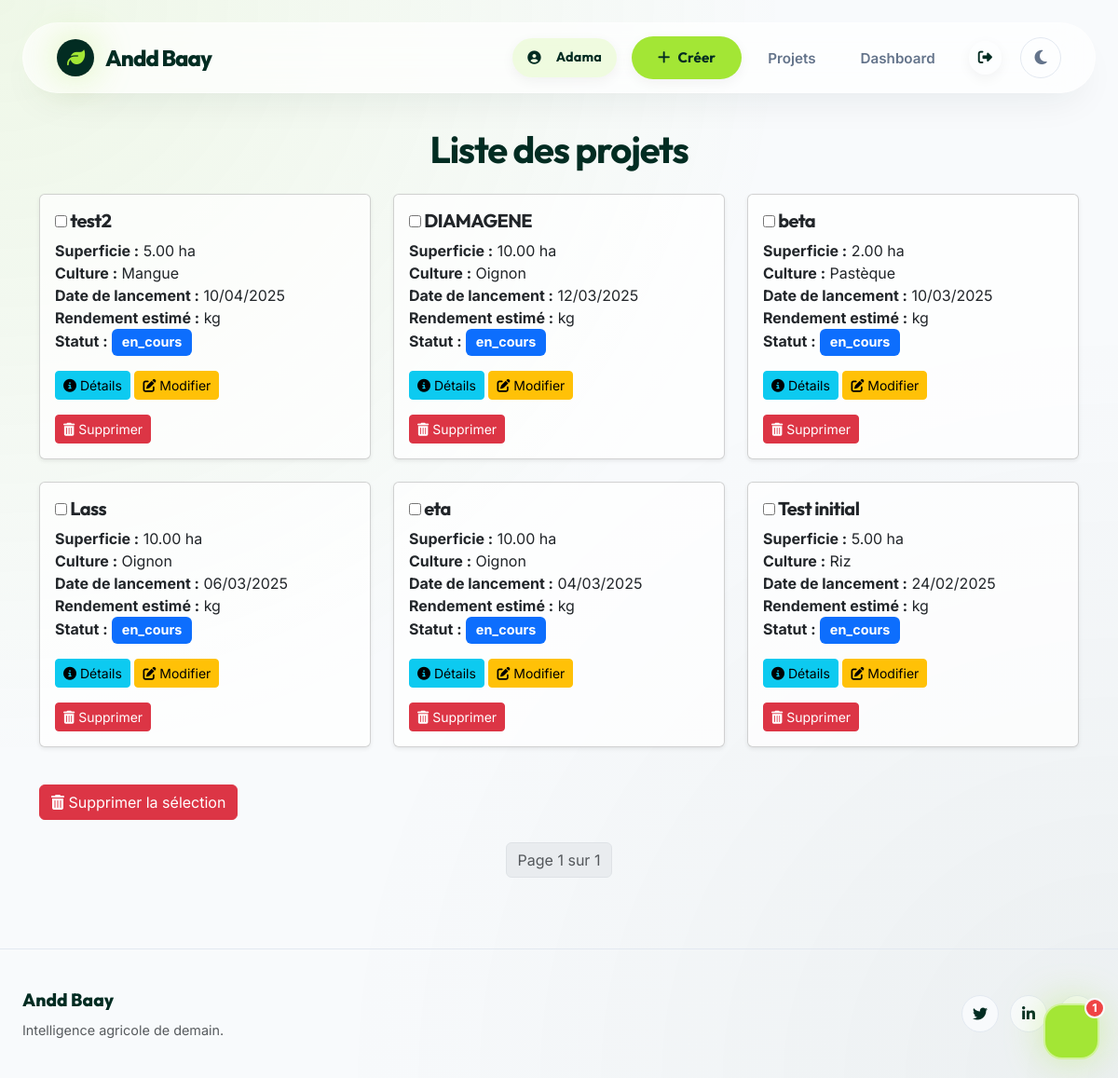
/liste-projets/ (signed in), run on the app's committed database.
### baay/models.py (models this page shows, shortened)
class Projet(models.Model):
    STATUT_CHOICES = [
        ('en_cours', 'En cours'),
        ('en_pause', 'En pause'),
        ('fini', 'Fini'),
    ]
    id = models.UUIDField(primary_key=True, default=uuid.uuid4, editable=False)
    nom = models.CharField(max_length=200)
    statut = models.CharField(max_length=20, choices=STATUT_CHOICES, default='en_cours')
    utilisateur = models.ForeignKey(Profile, on_delete=models.CASCADE)
    culture = models.ForeignKey(ProduitAgricole, on_delete=models.CASCADE)
    localite = models.ForeignKey(Localite, on_delete=models.CASCADE)
    superficie = models.DecimalField(max_digits=10, decimal_places=2)
    date_lancement = models.DateField()
    rendement_estime = models.DecimalField(max_digits=10, decimal_places=2, null=True, blank=True)

class ProduitAgricole(models.Model):
    STATUTS = [
        ('En croissance', 'En croissance'),
        ('Récolté', 'Récolté'),
        ('Problème', 'Problème'),
        ('Autre', 'Autre'),
    ]
    id = models.UUIDField(primary_key=True, default=uuid.uuid4, editable=False)
    nom = models.CharField(max_length=100, unique=True)
    description = models.TextField(blank=True, null=True)
    saison = models.CharField(max_length=50, blank=True, null=True)
    prix_par_kg = models.DecimalField(max_digits=10, decimal_places=2, blank=True, null=True)
    apport_nutritionnel = models.TextField(blank=True, null=True)
    quantite_disponible = models.DecimalField(max_digits=10, decimal_places=2, blank=True, null=True)
    periode_recolte = models.CharField(max_length=100, blank=True, null=True)
    duree_avant_recolte = models.IntegerField(blank=True, null=True)
    rendement_moyen = models.DecimalField(max_digits=10, decimal_places=2, blank=True, null=True)
    etat = models.CharField(max_length=100, choices= STATUTS, default='En croissance')

### baay/views.py (the view)
# urls.py: path('liste-projets/', views.liste_projets, name='liste_projets'),
@login_required
def liste_projets(request):
    projets_list = Projet.objects.filter(utilisateur=request.user.profile).order_by('-date_lancement')  # Ordonner par date de lancement
    paginator = Paginator(projets_list, 10)  # Affichez 10 projets par page
    page_number = request.GET.get('page')
    projets = paginator.get_page(page_number)
    return render(request, 'projets/liste_projets.html', {'projets': projets})

### templates/projets/liste_projets.html (shortened to what this page needs)
{% extends 'base.html' %}
{% block content %}
<div class="container animate__animated animate__fadeIn">
    <h1 class="text-center mb-4" style="border-radius: 15px;">Liste des projets</h1>
    <form id="delete-form" method="POST" action="{% url 'supprimer_projets' %}">
        <div class="row">
            {% for projet in projets %}
            <div class="col-md-4 mb-4">
                <div class="card h-100 shadow-sm animate__animated animate__fadeInUp">
                    <div class="card-body">
                        <h5 class="card-title">
                            <input type="checkbox" height="50px" width="50px" name="projets" value="{{ projet.id }}"> {{ projet.nom }}
                        </h5>
                        <p class="card-text">
                            <strong>Superficie :</strong> {{ projet.superficie }} ha<br>
                            <strong>Culture :</strong> {{ projet.culture.nom }}<br>
                            <strong>Date de lancement :</strong> {{ projet.date_lancement|date:"d/m/Y" }}<br>
                            <strong>Rendement estimé :</strong> {{ PredictionRendement.rendement_estime }} kg<br>
                            <strong>Statut :</strong>
                            <span class="badge
                                {% if projet.statut == 'en_cours' %}bg-primary
                                {% elif projet.statut == 'fini' %}bg-success
                                {% elif projet.statut == 'en_pause' %}bg-warning
                                {% else %}bg-secondary
                                {% endif %}">
                                {{ projet.statut }}
                            </span>
                        </p>
                        <a href="{% url 'detail_projet' projet.id %}" class="btn btn-info btn-sm">
                            <i class="fas fa-info-circle"></i> Détails
                        </a>
                        <a href="{% url 'modifier_projet' projet.id %}" class="btn btn-warning btn-sm">
                            <i class="fas fa-edit"></i> Modifier
                        </a>
                        <a href="{% url 'supprimer_projet' projet.id %}" class="btn btn-danger btn-sm" onclick="return confirm('Confirmer la suppression de ce projet ?');">
                            <i class="fas fa-trash-alt"></i> Supprimer
                        </a>
                    </div>
                </div>
            </div>
            {% endfor %}
        </div>
        <button type="submit" class="btn btn-danger mt-3" onclick="return confirm('Confirmer la suppression des projets sélectionnés ?');">
            <i class="fas fa-trash-alt"></i> Supprimer la sélection
        </button>
    </form>
    <nav aria-label="Page navigation" class="mt-4">
        <ul class="pagination justify-content-center">
            <li class="page-item disabled">
                <span class="page-link">Page {{ projets.number }} sur {{ projets.paginator.num_pages }}</span>
            </li>
        </ul>
    </nav>
</div>
{% endblock %}

### templates/base.html (shortened to what this page needs)
{% load static %}
<!DOCTYPE html>
<html lang="fr">
<head>
    <link href="https://cdn.jsdelivr.net/npm/bootstrap@5.3.0/dist/css/bootstrap.min.css" rel="stylesheet" />
    <link href="https://cdnjs.cloudflare.com/ajax/libs/font-awesome/6.4.0/css/all.min.css" rel="stylesheet" />
    <link href="https://cdnjs.cloudflare.com/ajax/libs/animate.css/4.1.1/animate.min.css" rel="stylesheet" />
</head>
<body>
    <div class="bg-mesh"></div>
    <div class="navbar-wrapper">
        <nav class="navbar navbar-expand-lg navbar-floating animate__animated animate__fadeInDown">
            <div class="container-fluid">
                <a class="navbar-brand" href="{% url 'home' %}">
                    <div class="brand-icon"><i class="fas fa-leaf"></i></div>
                    Andd Baay
                </a>
                <div class="collapse navbar-collapse" id="navbarNav">
                    <ul class="navbar-nav ms-auto align-items-center gap-2">
                        {% if user.is_authenticated %}
                            <li class="nav-item me-2">
                                <a href="{% url 'profil' %}" class="btn-modern btn-outline-modern" style="padding: 10px 16px; border:none; background: rgba(163, 230, 53, 0.15); font-size: 0.9rem;">
                                    <i class="fas fa-user-circle me-2"></i> {{ user.first_name|default:user.username }}
                                </a>
                            </li>
                            <li class="nav-item"><a class="btn-modern btn-primary-modern" href="{% url 'creer_projet' %}"><i class="fas fa-plus"></i> Créer</a></li>
                            <li class="nav-item"><a class="nav-link-custom" href="{% url 'liste_projets' %}">Projets</a></li>
                            <li class="nav-item"><a class="nav-link-custom" href="{% url 'dashboard' %}">Dashboard</a></li>
                            <li class="nav-item ms-lg-2"><a class="btn-modern btn-outline-modern border-0 text-danger" href="{% url 'logout' %}" style="padding:10px;"><i class="fas fa-sign-out-alt"></i></a></li>
                        {% else %}
                            <li class="nav-item"><a class="btn-modern btn-outline-modern" href="{% url 'login' %}">Connexion</a></li>
                            <li class="nav-item"><a class="btn-modern btn-primary-modern" href="{% url 'register' %}">Inscription</a></li>
                        {% endif %}
                        <li class="nav-item">
                            <button id="themeToggle" class="theme-toggle" aria-label="Changer de thème">
                                <i class="fas fa-moon" id="darkIcon"></i>
                            </button>
                        </li>
                    </ul>
                </div>
            </div>
        </nav>
    </div>
    <main>
        <div class="container-modern animate__animated animate__fadeIn">
            {% block content %}
            {% endblock %}
        </div>
    </main>
    <footer>
        <div class="container-modern">
            <div class="footer-content">
                <div>
                    <span class="footer-brand">Andd Baay</span>
                    <p class="text-muted mt-2 mb-0" style="font-size: 0.9rem;">Intelligence agricole de demain.</p>
                </div>
                <div class="social-links">
                    <a href="#"><i class="fab fa-twitter"></i></a>
                    <a href="#"><i class="fab fa-linkedin-in"></i></a>
                    <a href="#"></a>
                </div>
            </div>
        </div>
    </footer>
    <div class="chat-bubble-container">
        <div class="chat-bubble" id="chatBubble">
            <div class="chat-notification" id="chatNotification">1</div>
        </div>
    </div>
</body>
</html>

### templates/projets/liste_projets.html (style rules this page uses)
.card { transition: transform 0.3s ease, box-shadow 0.3s ease; background-color: rgba(255, 255, 255, 0.7); ; }
.badge { font-size: 0.9em; padding: 0.5em 0.75em; }
.pagination .page-link { margin: 0 5px; border-radius: 5px; transition: background-color 0.3s ease, color 0.3s ease; }

### data on the page
Projet: nom "test2", superficie "5.00", culture.nom "Mangue", date_lancement "10/04/2025", statut "en_cours"
Projet: nom "DIAMAGENE", superficie "10.00", culture.nom "Oignon", date_lancement "12/03/2025", statut "en_cours"
Projet: nom "beta", superficie "2.00", culture.nom "Pastèque", date_lancement "10/03/2025", statut "en_cours"
Projet: nom "Lass", superficie "10.00", culture.nom "Oignon", date_lancement "06/03/2025", statut "en_cours"
Projet: nom "eta", superficie "10.00", culture.nom "Oignon", date_lancement "04/03/2025", statut "en_cours"
Projet: nom "Test initial", superficie "5.00", culture.nom "Riz", date_lancement "24/02/2025", statut "en_cours"

### other printed values
{{ user.first_name|default:user.username }} "Adama"
{{ projets.number }} "1"
{{ projets.paginator.num_pages }} "1"
